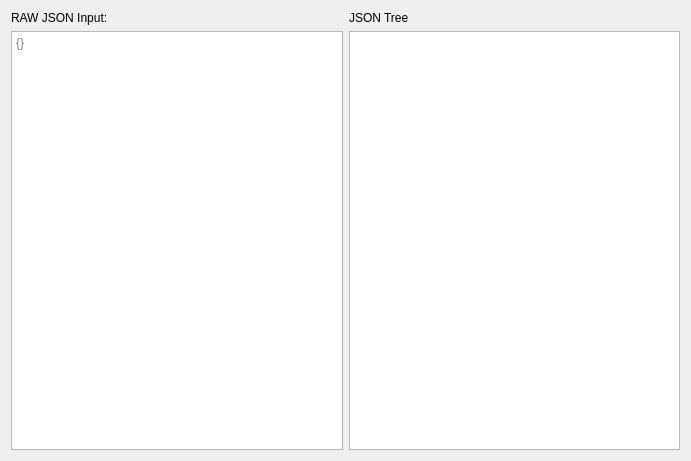
<?xml version="1.0" encoding="UTF-8"?>
<ui version="4.0">
 <class>UiJsonTree</class>
 <widget class="QWidget" name="UiJsonTree">
  <property name="geometry">
   <rect>
    <x>0</x>
    <y>0</y>
    <width>691</width>
    <height>461</height>
   </rect>
  </property>
  <property name="windowTitle">
   <string>JSON Tree Viewer</string>
  </property>
  <layout class="QGridLayout" name="gridLayout">
   <item row="0" column="0">
    <widget class="QLabel" name="label">
     <property name="text">
      <string>RAW JSON Input:</string>
     </property>
    </widget>
   </item>
   <item row="0" column="1">
    <widget class="QLabel" name="label_2">
     <property name="text">
      <string>JSON Tree</string>
     </property>
    </widget>
   </item>
   <item row="1" column="0">
    <widget class="QPlainTextEdit" name="plainTextEdit">
     <property name="styleSheet">
      <string notr="true"/>
     </property>
     <property name="placeholderText">
      <string>{}</string>
     </property>
    </widget>
   </item>
   <item row="1" column="1">
    <widget class="QTreeView" name="treeView"/>
   </item>
  </layout>
 </widget>
 <resources/>
 <connections/>
</ui>
